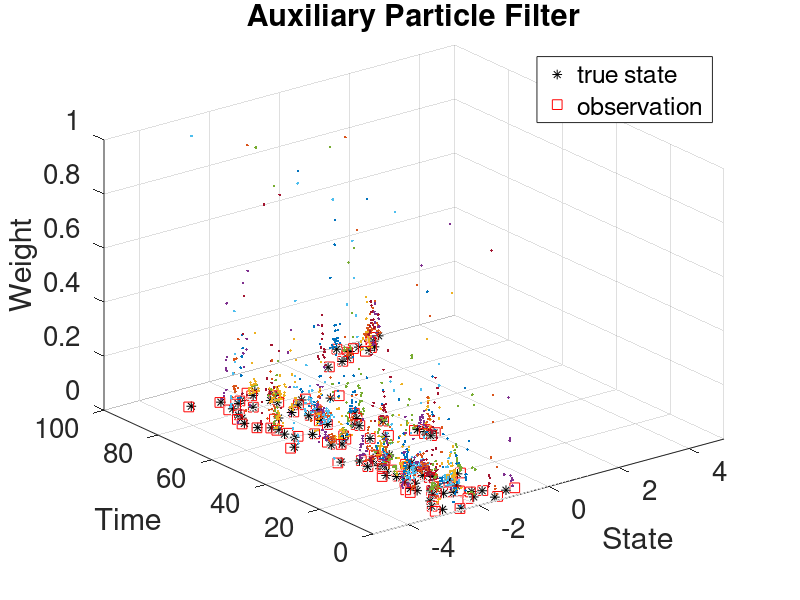
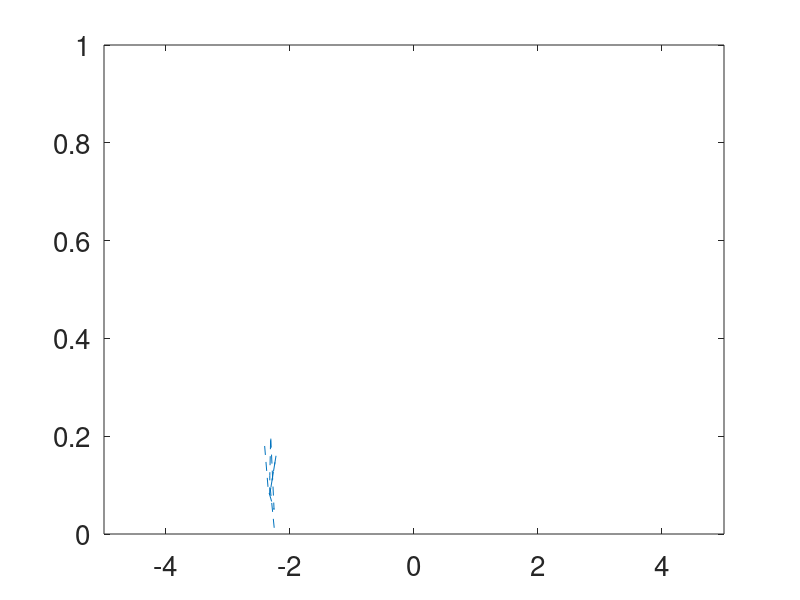

Source code (MATLAB) for these figures, in order:
clear;set(0,'defaultaxesfontsize',20);format long
%%% Auxiliary Particle Filter (APF, ASIR), sin map 
%% setup

J=100;% number of steps
alpha=2.5;% dynamics determined by alpha
gamma=0.1;% observational noise variance is gamma^2
sigma=4e-1;% dynamics noise variance is sigma^2
C0=9e-2;% prior initial condition variance
m0=0;% prior initial condition mean
sd=1;rng(sd);% choose random number seed
N=100;% number of ensemble members

m=zeros(J,1);v=m;y=m;c=m;U=zeros(J,N);% pre-allocate
v(1)=m0+sqrt(C0)*randn;% initial truth
m(1)=10*randn;% initial mean/estimate
c(1)=10*C0;H=1;% initial covariance and observation operator
U(1,:)=m(1)+sqrt(c(1))*randn(1,N);m(1)=sum(U(1,:))/N;% initial ensemble
save_w = U;

%% solution % Assimilate!

for j=1:J  
    
    v(j+1)=alpha*sin(v(j)) + sigma*randn;% truth
   
    y(j)=H.*v(j+1)+gamma*randn;% observation, this step generate observation
    
    %calculate the mu which is the mean, we can use the formula mean m(j)
    Uhat = U(j,:);
    %update the weight
    Uhat0=alpha*sin(U(j,:));
    d= y(j) - H * Uhat0;
    what=exp(-1/2*(1/gamma^2*d.^2));
    w = what/sum(what);
    
    %resample for x 
    ws=cumsum(w);% resample: compute cdf of weights
    for n=1:N
        ix=find(ws>rand,1,'first');% resample: draw rand \sim U[0,1] and 
        % find the index of the particle corresponding to the first time 
        % the cdf of the weights exceeds rand.
        U(j,n)=Uhat(ix);% resample: reset the nth particle to the one 
        % with the given index above
    end
    
    Uhat=alpha*sin(U(j,:))+sigma*randn(1,N);% ensemble predict all path
    d=y(j)-H*Uhat;% ensemble innovation  
    what=exp(-1/2*(1/gamma^2*d.^2));% weight update 
    
    Uhat2= alpha.*sin(U(j,:) );
    d2 =y(j)-H*Uhat2;
    what2 =exp(-1/2*(1/gamma^2*d2.^2));
    
    what = what./what2;
   
    w=what/sum(what);% normalize predict weights   
   
    %resampling
    ws=cumsum(w);% resample: compute cdf of weights
    for n=1:N
        ix=find(ws>rand,1,'first');% resample: draw rand \sim U[0,1] and 
        % find the index of the particle corresponding to the first time 
        % the cdf of the weights exceeds rand.
        U(j+1,n)=Uhat(ix);% resample: reset the nth particle to the one 
        % with the given index above
       
    end
    
    %output 
    m(j+1)=sum(U(j+1,:))/N;% estimator update
    c(j+1)=(U(j+1,:)-m(j+1))*(U(j+1,:)-m(j+1))'/N;% covariance update

end


%defind how many time steps
iter=100;

for tt=1:iter
    time_t = 0;
    %for each time step, gater the information for plot
    %we have the state as U
    bb=tabulate ( U(tt+1,:) ) ;%compute the frequency table
    state_x = bb(:,1);%select the state points for x
    weight_z = bb(:,2)/N; %select the weight of corresponding state
    time_t(1:length(state_x)) = tt;
    plot3(state_x,time_t',weight_z ,'.'); %plot the points
    axis([-5 5 0 iter 0 1]);
    hold on;
    grid on;
end

tt=1:iter;
% Add title and axis labels
xlabel('State');
ylabel('Time');
zlabel('Weight');
title('Auxiliary Particle Filter');

%true
measure_w(1:iter)=0;
hold on;
p2=plot3(v(tt+1),tt,measure_w  ,'k*','MarkerSize',7);


%observation
hold on;
p3=plot3(y(tt),tt, measure_w  ,'rs','MarkerSize',7);


hold off;
legend([p2,p3],{'true state','observation'});

%after resample, each point has 1/100 weight , count how many points are duplicated,


%example for one sigle time step
tt=30;
bb=tabulate ( U(tt+1,:) ) ;%compute the frequency table
state_x = bb(:,1);%select the state points for x
weight_z = bb(:,2)/N; %select the weight of corresponding state
figure;
plot(state_x,weight_z,'--');
axis([-5 5 0 1]);

